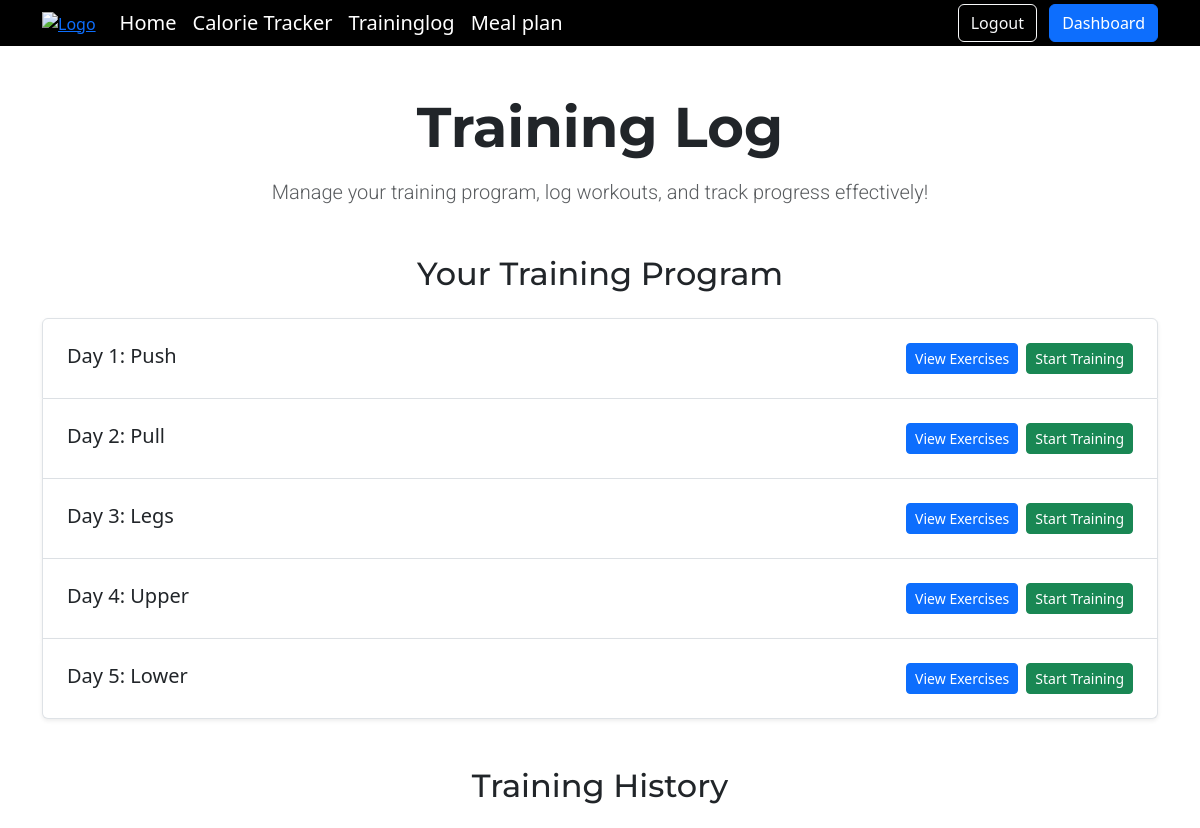
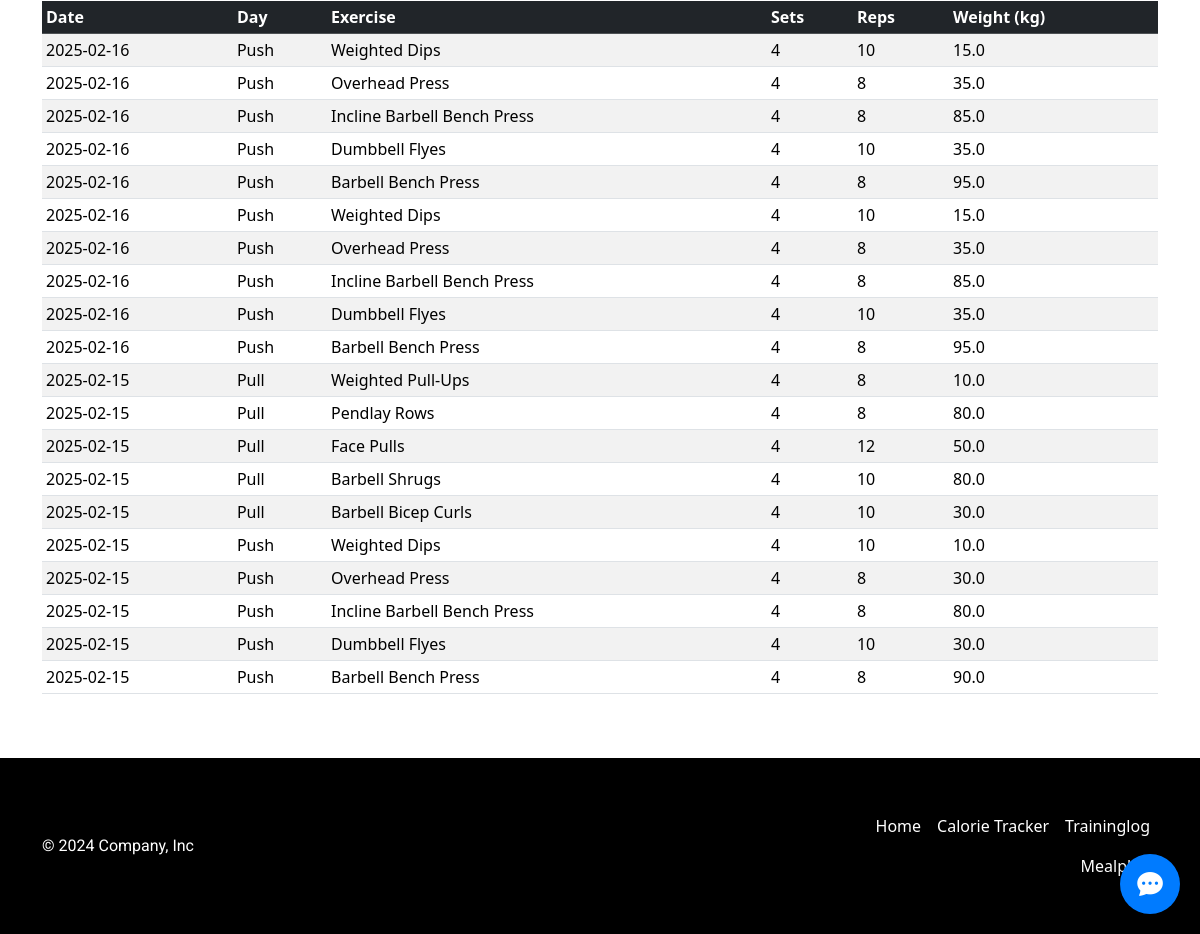
The page /traininglog (signed in) on the database its author committed (2 pictures, top to bottom).
### tables this page shows
CREATE TABLE program_days (
id INTEGER PRIMARY KEY AUTOINCREMENT,
program_id INTEGER NOT NULL,
day_number INTEGER NOT NULL, 
day_name TEXT NOT NULL, 
FOREIGN KEY (program_id) REFERENCES training_programs(id) ON DELETE CASCADE
);

CREATE TABLE TrainingLogs (
    id INTEGER PRIMARY KEY AUTOINCREMENT,
    user_id INTEGER NOT NULL,
    day_id INTEGER NOT NULL,
    day_name TEXT NOT NULL,
    exercise_name TEXT NOT NULL,
    sets INTEGER NOT NULL,
    reps TEXT NOT NULL,
    weight REAL NOT NULL,
    created_at TIMESTAMP DEFAULT CURRENT_TIMESTAMP,
    FOREIGN KEY (user_id) REFERENCES users(id) ON DELETE CASCADE,
    FOREIGN KEY (day_id) REFERENCES program_days(id) ON DELETE CASCADE
);

### app.py (the view)
@app.route("/traininglog", methods=["GET", "POST"])
@login_required
def traininglog():
    user_id = session["user_id"]
    if request.method == "POST":
        day_id = request.form.get("day_id")
        session["day_id"] = day_id
        return redirect("/trainingsession")
    else:
        user_data = db.execute(
            """
            SELECT training_days, experience_level
            FROM users
            WHERE id = ?
            """,
            user_id
        )
        raw_program_data = db.execute(
            """
            SELECT
                pd.id AS day_id,
                pd.day_number,
                pd.day_name,
                pe.exercise_name,
                pe.sets,
                pe.reps,
                COALESCE(ls.last_weight, pe.weight) AS weight
            FROM
                training_programs tp
            JOIN
                program_days pd ON tp.id = pd.program_id
            JOIN
                program_exercises pe ON pd.id = pe.day_id
            LEFT JOIN LastSession ls
                ON pe.exercise_name = ls.exercise_name
                AND ls.user_id = ?
                AND ls.day_id = pd.id
            WHERE
                tp.days_per_week = ? AND
                tp.experience_level = ?
            ORDER BY
                pd.day_number, pe.exercise_name
            """,
            user_id, user_data[0]["training_days"], user_data[0]["experience_level"]
        )
        program_data = {}
        for row in raw_program_data:
            day_number = row["day_number"]
            if day_number not in program_data:
                program_data[day_number] = {
                    "day_id": row["day_id"],
                    "day_name": row["day_name"],
                    "exercises": []
                }
            program_data[day_number]["exercises"].append({
                "exercise_name": row["exercise_name"],
                "sets": row["sets"],
                "reps": row["reps"],
                "weight": row["weight"]
            })
        training_history = db.execute(
            """
            SELECT DATE(created_at) AS created_at, day_name, exercise_name, sets, reps, weight
            FROM TrainingLogs
            WHERE user_id = ? AND DATE(created_at) >= DATE('now', '-7 days')
            ORDER BY DATE(created_at) DESC, id DESC
            """,
            user_id
        )
        return render_template("traininglog.html", program_data=program_data, training_history=training_history)

### app.py (called while the page is built)
def login_required(f):
    @wraps(f)
    def decorated_function(*args, **kwargs):
        if session.get("user_id") is None:
            return redirect("/login")
        return f(*args, **kwargs)
    return decorated_function

@app.after_request
def after_request(response):
    response.headers["Cache-Control"] = "no-cache, no-store, must-revalidate"
    response.headers["Expires"] = 0
    response.headers["Pragma"] = "no-cache"
    return response

### templates/traininglog.html (shortened to what this page needs)
{% extends "layout.html" %}
{% block main %}
<div class="container my-5 text-center">
    <h1 class="display-4 mb-3 fw-bold">Training Log</h1>
    <p class="lead text-muted">Manage your training program, log workouts, and track progress effectively!</p>
</div>
<div class="container my-5">
    <h2 class="text-center mb-4">Your Training Program</h2>
    <div class="list-group">
        {% for day_number, day_data in program_data.items() %}
        <div class="list-group-item p-4 shadow-sm">
            <div class="d-flex justify-content-between align-items-center flex-wrap">
                <div>
                    <h5 class="mb-1">Day {{ day_number }}: {{ day_data.day_name }}</h5>
                </div>
                <div class="d-flex flex-column flex-sm-row gap-2">
                    <button class="btn btn-primary btn-sm text-white" type="button" data-bs-toggle="collapse" data-bs-target="#day-{{ day_number }}">
                        View Exercises
                    </button>
                    <form action="/traininglog" method="POST" class="d-inline">
                        <button type="submit" class="btn btn-sm btn-success">Start Training</button>
                    </form>
                </div>
            </div>
        </div>
        {% endfor %}
    </div>
</div>
<div class="container my-5">
    <h2 class="text-center mb-4">Training History</h2>
    <div class="table-responsive">
        <table class="table table-striped table-sm">
            <thead class="table-dark">
                <tr>
                    <th>Date</th>
                    <th>Day</th>
                    <th>Exercise</th>
                    <th>Sets</th>
                    <th>Reps</th>
                    <th>Weight (kg)</th>
                </tr>
            </thead>
            <tbody>
                {% if training_history %}
                    {% for log in training_history %}
                    <tr>
                        <td>{{ log.created_at }}</td>
                        <td>{{ log.day_name }}</td>
                        <td>{{ log.exercise_name }}</td>
                        <td>{{ log.sets }}</td>
                        <td>{{ log.reps }}</td>
                        <td>{{ log.weight }}</td>
                    </tr>
                    {% endfor %}
                {% else %}
                    <tr>
                        <td colspan="6" class="text-center">No training history available.</td>
                    </tr>
                {% endif %}
            </tbody>
        </table>
    </div>
</div>
{% endblock %}

### templates/layout.html (shortened to what this page needs)
<!DOCTYPE html>
<html lang="en">
<head>
    <link href="https://cdn.jsdelivr.net/npm/bootstrap@5.3.3/dist/css/bootstrap.min.css"
          rel="stylesheet"
>
    <link href="/static/styles.css" rel="stylesheet">
    <link href="/static/chat.css" rel="stylesheet">
    <link href="https://cdn.jsdelivr.net/npm/bootstrap-icons/font/bootstrap-icons.css" rel="stylesheet">
</head>
<body class="d-flex flex-column min-vh-100">
    <header class="bg-black">
        <div class="container">
            <div class="d-flex flex-wrap align-items-center justify-content-between">
                <a href="/" class="me-3">
                    <img src="/static/logo-white.png" alt="Logo" class="img-fluid">
                </a>
                <div class="d-none d-lg-flex flex-grow-1">
                    {% if session["user_id"] %}
                        <ul class="nav me-auto mb-2 justify-content-center mb-md-0">
                            <li><a href="/" class="nav-link px-2 text-white fs-5">Home</a></li>
                            <li><a href="/calorietracker" class="nav-link px-2 text-white fs-5">Calorie Tracker</a></li>
                            <li><a href="/traininglog" class="nav-link px-2 text-white fs-5">Traininglog</a></li>
                            <li><a href="/mealplan" class="nav-link px-2 text-white fs-5">Meal plan</a></li>
                        </ul>
                    {% else %}
                        <ul class="nav me-auto mb-2 justify-content-center mb-md-0">
                            <li><a href="/" class="nav-link px-2 text-white fs-5">Home</a></li>
                        </ul>
                    {% endif %}
                </div>
                <div class="text-end d-none d-lg-block">
                    {% if session["user_id"] %}
                        <a href="/logout" class="btn btn-outline-light me-2">Logout</a>
                        <a href="/dashboard" class="btn btn-primary">Dashboard</a>
                    {% else %}
                        <a href="/login" class="btn btn-outline-light me-2">Login</a>
                        <a href="/register-part1" class="btn btn-primary">Sign up</a>
                    {% endif %}
                </div>
            </div>
        </div>
    </header>
    <main class="flex-grow-1">
        {% block main %}{% endblock %}
    </main>
    <footer class="bg-black text-white py-5 mt-auto">
        <div class="container">
            <div class="d-flex flex-wrap justify-content-between align-items-center">
                <p class="col-md-4 mb-0">© 2024 Company, Inc</p>
                <a href="/" class="col-md-4 d-flex align-items-center justify-content-center mb-3 mb-md-0 me-md-auto text-decoration-none">
                    <svg class="bi me-2" width="40" height="32"><use xlink:href="#bootstrap"></use></svg>
                </a>
                {% if session["user_id"] %}
                <ul class="nav col-md-4 justify-content-end">
                    <li class="nav-item"><a href="/" class="nav-link px-2 text-white">Home</a></li>
                    <li class="nav-item"><a href="/calorietracker" class="nav-link px-2 text-white">Calorie Tracker</a></li>
                    <li class="nav-item"><a href="/traininglog" class="nav-link px-2 text-white">Traininglog</a></li>
                    <li class="nav-item"><a href="/mealplan" class="nav-link px-2 text-white">Mealplan</a></li>
                </ul>
                {% endif %}
            </div>
        </div>
    </footer>
    {% include "chat_widget.html" %}
</body>
</html>

### templates/chat_widget.html (shortened to what this page needs)
<div id="chat-toggle">
    <i class="bi bi-chat-dots-fill"></i>
</div>

### static/styles.css (style rules this page uses)
h1, h2, h3 { font-family: 'Montserrat', sans-serif !important; }
p { font-family: 'Roboto', sans-serif !important; }
html, body { overflow-x: hidden; }
header a img { max-height: 150px; }

### static/chat.css (style rules this page uses)
#chat-toggle { position: fixed; right: 20px; bottom: 20px; width: 60px; height: 60px; background-color: #007bff; color: #fff; border-radius: 50%; box-shadow: 0 4px 12px rgba(0,0,0,0.3); cursor: pointer; z-index: 1100; transition: opacity 0.3s ease; display: flex; align-items: center; justify-content: center; font-size: 1.6rem; }
#chat-toggle i { margin: 0; font-size: 1.6rem; }

### rows shown on the page
program_days: day_name "Push"
program_days: day_name "Pull"
program_days: day_name "Legs"
program_days: day_name "Upper"
program_days: day_name "Lower"
TrainingLogs: created_at "2025-02-16", day_name "Push", exercise_name "Weighted Dips", sets "4", reps "10", weight "15.0"
TrainingLogs: created_at "2025-02-16", day_name "Push", exercise_name "Overhead Press", sets "4", reps "8", weight "35.0"
TrainingLogs: created_at "2025-02-16", day_name "Push", exercise_name "Incline Barbell Bench Press", sets "4", reps "8", weight "85.0"
TrainingLogs: created_at "2025-02-16", day_name "Push", exercise_name "Dumbbell Flyes", sets "4", reps "10", weight "35.0"
TrainingLogs: created_at "2025-02-16", day_name "Push", exercise_name "Barbell Bench Press", sets "4", reps "8", weight "95.0"
TrainingLogs: created_at "2025-02-16", day_name "Push", exercise_name "Weighted Dips", sets "4", reps "10", weight "15.0"
TrainingLogs: created_at "2025-02-16", day_name "Push", exercise_name "Overhead Press", sets "4", reps "8", weight "35.0"
TrainingLogs: created_at "2025-02-16", day_name "Push", exercise_name "Incline Barbell Bench Press", sets "4", reps "8", weight "85.0"
TrainingLogs: created_at "2025-02-16", day_name "Push", exercise_name "Dumbbell Flyes", sets "4", reps "10", weight "35.0"
TrainingLogs: created_at "2025-02-16", day_name "Push", exercise_name "Barbell Bench Press", sets "4", reps "8", weight "95.0"
TrainingLogs: created_at "2025-02-15", day_name "Pull", exercise_name "Weighted Pull-Ups", sets "4", reps "8", weight "10.0"
TrainingLogs: created_at "2025-02-15", day_name "Pull", exercise_name "Pendlay Rows", sets "4", reps "8", weight "80.0"
TrainingLogs: created_at "2025-02-15", day_name "Pull", exercise_name "Face Pulls", sets "4", reps "12", weight "50.0"
TrainingLogs: created_at "2025-02-15", day_name "Pull", exercise_name "Barbell Shrugs", sets "4", reps "10", weight "80.0"
TrainingLogs: created_at "2025-02-15", day_name "Pull", exercise_name "Barbell Bicep Curls", sets "4", reps "10", weight "30.0"
TrainingLogs: created_at "2025-02-15", day_name "Push", exercise_name "Weighted Dips", sets "4", reps "10", weight "10.0"
TrainingLogs: created_at "2025-02-15", day_name "Push", exercise_name "Overhead Press", sets "4", reps "8", weight "30.0"
TrainingLogs: created_at "2025-02-15", day_name "Push", exercise_name "Incline Barbell Bench Press", sets "4", reps "8", weight "80.0"
TrainingLogs: created_at "2025-02-15", day_name "Push", exercise_name "Dumbbell Flyes", sets "4", reps "10", weight "30.0"
TrainingLogs: created_at "2025-02-15", day_name "Push", exercise_name "Barbell Bench Press", sets "4", reps "8", weight "90.0"

### other values the page prints
{{ day_number }} "1" "2" "3" "4" "5"
